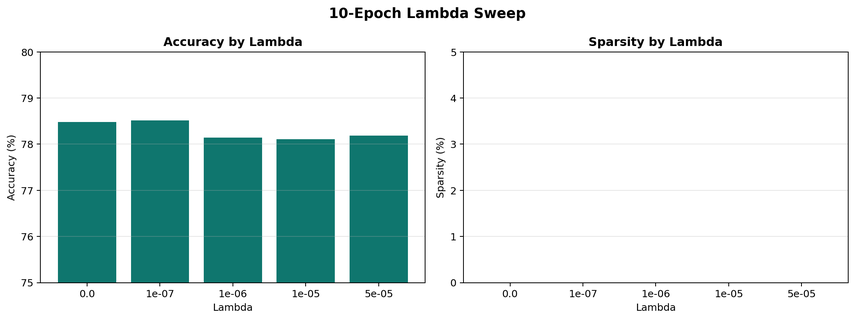
#> input picture assets/lambda_sweep.png, 855 x 320 px, shrunk from 2140 x 800 before the run
$ python generate_results_pdf.py
#> lines starting #> are read from the running program, lines starting #| are printed output that depends on the picture
from pathlib import Path

import matplotlib

matplotlib.use("Agg")

import matplotlib.pyplot as plt
from matplotlib.backends.backend_pdf import PdfPages


OUTPUT_PDF = Path("self_pruning_results_report.pdf")
ASSETS_DIR = Path("assets")

SWEEP_ROWS = [
    ["0", "78.48%", "0.0%"],
    ["1e-7", "78.52%", "0.0%"],
    ["1e-6", "78.14%", "0.0%"],
    ["1e-5", "78.11%", "0.0%"],
    ["5e-5", "78.19%", "0.0%"],
]


def add_text(ax, x, y, text, size=12, weight="normal", color="#111111", ha="left"):
    ax.text(
        x,
        y,
        text,
        fontsize=size,
        fontweight=weight,
        color=color,
        ha=ha,
        va="top",
        family="DejaVu Sans",
    )


def build_summary_page(pdf):
    fig = plt.figure(figsize=(8.27, 11.69))
    ax = fig.add_axes([0, 0, 1, 1])
    ax.axis("off")
    fig.patch.set_facecolor("white")

    add_text(ax, 0.08, 0.95, "Self-Pruning CIFAR-10 Report", size=24, weight="bold")
    add_text(ax, 0.08, 0.915, "Measured 10-epoch lambda sweep on Apple Silicon", size=12, color="#555555")

    ax.add_patch(plt.Rectangle((0.08, 0.79), 0.84, 0.09, color="#f4f7fb", ec="#d8e0ea"))
    add_text(ax, 0.11, 0.855, "Best Accuracy", size=12, weight="bold", color="#4a5568")
    add_text(ax, 0.11, 0.823, "78.52%", size=26, weight="bold")
    add_text(ax, 0.39, 0.855, "Best Lambda", size=12, weight="bold", color="#4a5568")
    add_text(ax, 0.39, 0.823, "1e-7", size=26, weight="bold")
    add_text(ax, 0.63, 0.855, "Best Sparsity", size=12, weight="bold", color="#4a5568")
    add_text(ax, 0.63, 0.823, "0.0%", size=26, weight="bold")

    add_text(ax, 0.08, 0.73, "Sweep Configuration", size=16, weight="bold")
    lines = [
        "Dataset: CIFAR-10",
        "Device: mps",
        "Epochs per run: 10",
        "Batch size: 128",
        "Lambdas tested: 0, 1e-7, 1e-6, 1e-5, 5e-5",
    ]
    y = 0.69
    for line in lines:
        add_text(ax, 0.10, y, f"- {line}", size=12)
        y -= 0.035

    add_text(ax, 0.08, 0.49, "Main Finding", size=16, weight="bold")
    finding_lines = [
        "All runs reached about 78% test accuracy after 10 epochs.",
        "No lambda produced measurable sparsity under the 0.01 pruning threshold.",
        "This sweep demonstrates stable classification learning, but not successful pruning yet.",
    ]
    y = 0.45
    for line in finding_lines:
        add_text(ax, 0.10, y, f"- {line}", size=12)
        y -= 0.05

    add_text(ax, 0.08, 0.25, "Sweep Results", size=16, weight="bold")
    table = ax.table(
        cellText=SWEEP_ROWS,
        colLabels=["Lambda", "Test Accuracy", "Sparsity Level (%)"],
        cellLoc="center",
        colLoc="center",
        bbox=[0.08, 0.07, 0.84, 0.15],
    )
    table.auto_set_font_size(False)
    table.set_fontsize(11)
    for (row, col), cell in table.get_celld().items():
        cell.set_edgecolor("#cfd8e3")
        if row == 0:
            cell.set_facecolor("#eaf1f8")
            cell.set_text_props(weight="bold")
        elif row % 2 == 0:
            cell.set_facecolor("#f9fbfd")
        else:
            cell.set_facecolor("#ffffff")

    pdf.savefig(fig, bbox_inches="tight")
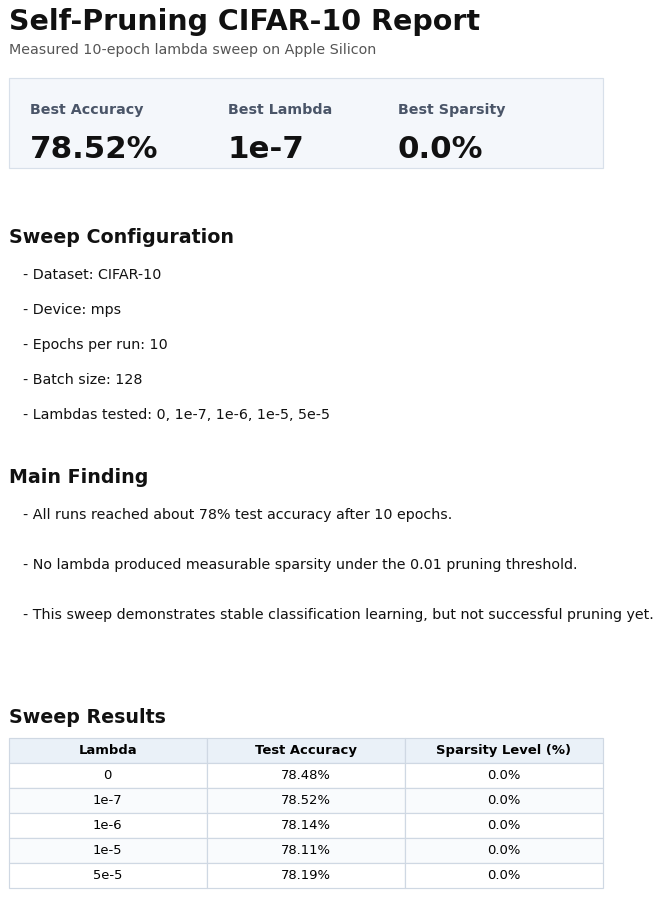
#> figure drawn by matplotlib, 1 panel
    plt.close(fig)


def build_graphs_page(pdf):
    fig = plt.figure(figsize=(8.27, 11.69))
    fig.patch.set_facecolor("white")
    ax = fig.add_axes([0, 0, 1, 1])
    ax.axis("off")

    add_text(ax, 0.08, 0.95, "Essential Graphs", size=22, weight="bold")
    add_text(ax, 0.08, 0.915, "Visual summary of the measured lambda sweep", size=12, color="#555555")

    lambda_sweep = ASSETS_DIR / "lambda_sweep.png"
    best_run = ASSETS_DIR / "best_run_overview.png"

    if lambda_sweep.exists():
        ax1 = fig.add_axes([0.08, 0.49, 0.84, 0.30])
        ax1.imshow(plt.imread(lambda_sweep))
        ax1.axis("off")

    if best_run.exists():
        ax2 = fig.add_axes([0.08, 0.11, 0.84, 0.28])
        ax2.imshow(plt.imread(best_run))
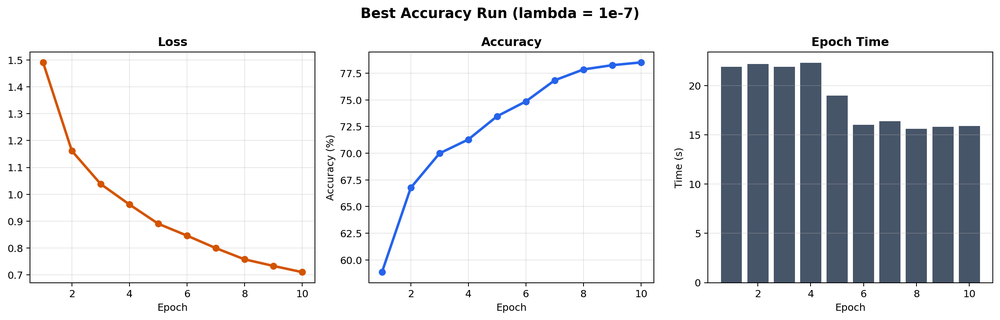
#> input picture assets/best_run_overview.png, 1000 x 320 px, shrunk from 2502 x 800 before the run
        ax2.axis("off")

    add_text(
        ax,
        0.08,
        0.43,
        "Accuracy stays tightly grouped across lambda values, while sparsity remains flat at 0.0% for every run.",
        size=11.5,
    )
    add_text(
        ax,
        0.08,
        0.06,
        "The best run by accuracy is lambda = 1e-7, but the sweep overall suggests that 10 epochs is not enough to induce pruning.",
        size=11.5,
    )

    pdf.savefig(fig, bbox_inches="tight")
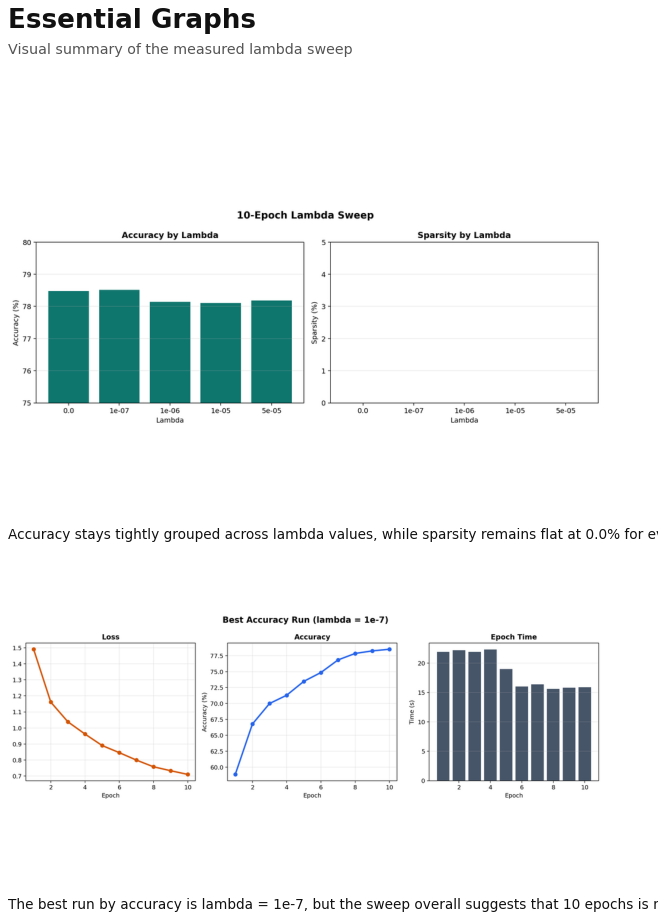
#> figure drawn by matplotlib, 2 panels
    plt.close(fig)


def main():
    with PdfPages(OUTPUT_PDF) as pdf:
        build_summary_page(pdf)
        build_graphs_page(pdf)
    print(f"Created {OUTPUT_PDF.resolve()}")


if __name__ == "__main__":
    main()
